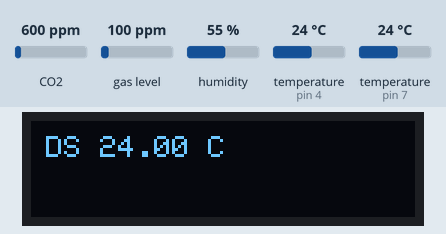
A sketch run on a simulated Arduino Uno, built with avr-gcc and run on an emulated ATmega328P. Shown: 128×32 one-colour display. Inputs (shaded band) come from the test bench; at power-on: CO2 600 ppm, temperature (sensors on pin 4, pin 7) 24 °C, humidity 55 %, gas level 100 ppm. The display library's start-up logo is not drawn; what the sketch prints to the serial monitor is not drawn.

Above: at 9.4 s.
9.5 s: CO2 set to 452 ppm
At 20.0 s:
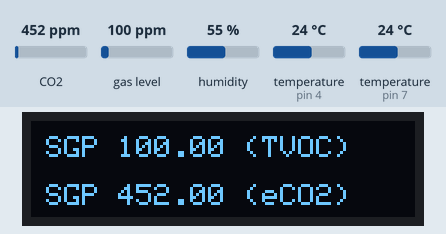
20.4 s: temperature (sensor on pin 4) set to 12 °C
At 30.9 s:
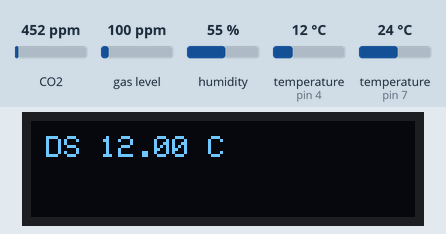
31.2 s: humidity set to 22 %
At 36.0 s:
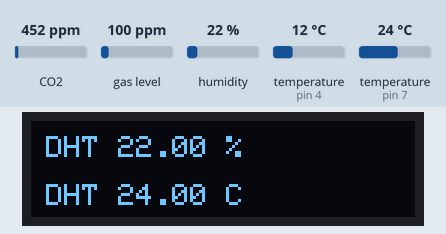
36.3 s: gas level set to 20 ppm
At 41.0 s:
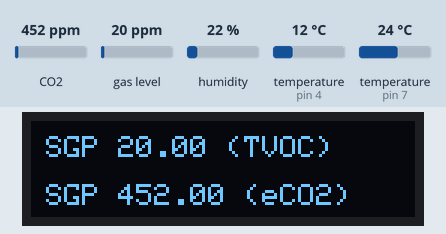
41.3 s: temperature (sensor on pin 4) set to 19 °C
At 51.0 s:
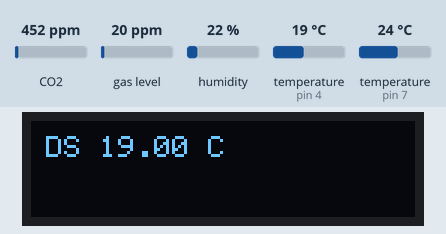
52.1 s: temperature (sensor on pin 7) set to 12 °C
At 56.1 s:
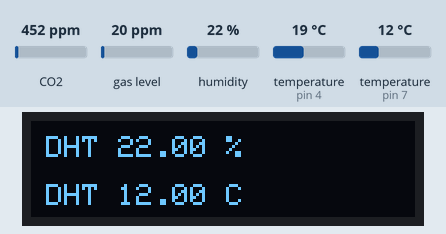
Timing chart, 0 to 57.6 s (numbered marks = the images above; inputs shaded):
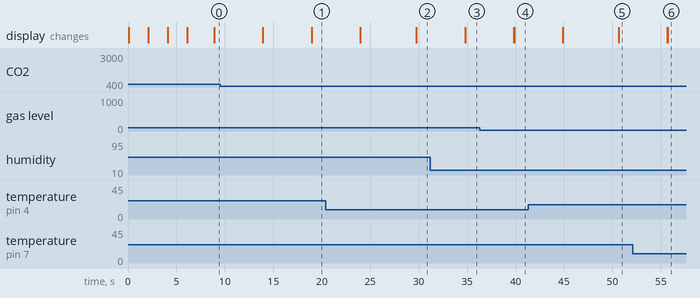

The sketch:

ds18b20-sgp30--display.ino
```cpp
#include <Wire.h>
#include <Adafruit_SSD1306.h>
#include "Adafruit_SGP30.h"
#include <OneWire.h>
#include <DallasTemperature.h>
#include <DHT.h>

// Data wire is conntec to the Arduino digital pin 4
#define ONE_WIRE_BUS 4
#define SCREEN_WIDTH 128 // OLED display width, in pixels
#define SCREEN_HEIGHT 32 // OLED display height, in pixels
#define DHTPIN 7     // DHT pin
#define DHTTYPE DHT22   // DHT 22  (AM2302)
#define OLED_RESET     4 // Reset pin # (or -1 if sharing Arduino reset pin)
#define SCREEN_ADDRESS 0x3C //< See datasheet for Address; 0x3D for 128x64, 0x3C for 128x32

Adafruit_SGP30 sgp;
DHT dht(DHTPIN, DHTTYPE); // Initialize DHT sensor for normal 16mhz Arduino

// Setup a oneWire instance to communicate with any OneWire devices (DS18b20)
OneWire oneWire(ONE_WIRE_BUS);

// Pass our oneWire reference to Dallas Temperature sensor
DallasTemperature sensors(&oneWire);

Adafruit_SSD1306 display(SCREEN_WIDTH, SCREEN_HEIGHT, &Wire, OLED_RESET);

/* return absolute humidity [mg/m^3] with approximation formula
* @param temperature [°C]
* @param humidity [%RH]
*/
uint32_t getAbsoluteHumidity(float temperature, float humidity) {
    // approximation formula from Sensirion SGP30 Driver Integration chapter 3.15
    const float absoluteHumidity = 216.7f * ((humidity / 100.0f) * 6.112f * exp((17.62f * temperature) / (243.12f + temperature)) / (273.15f + temperature)); // [g/m^3]
    const uint32_t absoluteHumidityScaled = static_cast<uint32_t>(1000.0f * absoluteHumidity); // [mg/m^3]
    return absoluteHumidityScaled;
}

float hum;  //Stores humidity value
float temp; //Stores temperature value
int sgpCounter = 0;


void initSGP30() {
  if (! sgp.begin()){
    printMessage("SGP30 sensor not found :(");
    while (1);
  }
  printMessage("Found SGP30");
  // If you have a baseline measurement from before you can assign it to start, to 'self-calibrate'
  // sgp.setIAQBaseline(0x8E68, 0x8F41);  // Will vary for each sensor!
}


void initDHT22() {
  dht.begin();
  printMessage("Found DHT22");
}

void initDS18B20() {
  sensors.begin();
  printMessage("Found DS18B20");
}

void initSSD1306() {
  if(!display.begin(SSD1306_SWITCHCAPVCC, SCREEN_ADDRESS)) {
    Serial.println(F("SSD1306 allocation failed"));
    for(;;); // Don't proceed, loop forever
  }

  // Show initial display buffer contents on the screen --
  // the library initializes this with an Adafruit splash screen.
  display.display();

  // Clear the buffer
  display.clearDisplay();
  display.setTextSize(1);
  display.setTextColor(SSD1306_WHITE);
  printMessage("Found SSD1306");
}


void readDS18b20() {
  sensors.requestTemperatures();
  float temperature = sensors.getTempCByIndex(0);
  display.clearDisplay();
  displayValue("DS ", temperature, " C", 1);
}

void readDHT22() {
  //Read data and store it to variables hum and temp
  hum = dht.readHumidity();
  temp= dht.readTemperature();
  display.clearDisplay();
  displayValue("DHT ", hum, " %", 1);
  displayValue("DHT ", temp, " C", 2);
}

void readSGP30() {
  sgp.setHumidity(getAbsoluteHumidity(temp, hum));

  if (! sgp.IAQmeasure()) {
    Serial.println("Measurement failed");
    return;
  }

  display.clearDisplay();
  displayValue("SGP ", sgp.TVOC, " (TVOC)", 1);
  displayValue("SGP ", sgp.eCO2, " (eCO2)", 2);
  delay(5000);

  if (! sgp.IAQmeasureRaw()) {
    Serial.println("Raw Measurement failed");
    return;
  }

  display.clearDisplay();
  displayValue("SGP ", sgp.rawH2, " H2",1);
  displayValue("SGP ", sgp.rawEthanol, " Eth",2);
  delay(5000);

  sgpCounter++;
  if (sgpCounter == 30) {
    sgpCounter = 0;

    uint16_t TVOC_base, eCO2_base;
    if (! sgp.getIAQBaseline(&eCO2_base, &TVOC_base)) {
      printMessage("Failed to get baseline readings");
      return;
    }
    Serial.print("****Baseline values: eCO2: 0x");
    Serial.print(eCO2_base, HEX);
    Serial.print(" & TVOC: 0x");
    Serial.println(TVOC_base, HEX);
  }
}

void displayValue(String type, float value, String unit, uint8_t line) {
  if(line == 1) {
    display.setCursor(5, 5);
  } else {
    display.setCursor(5, 21);
  }
  display.print(type);
  display.print(value);
  display.print(unit);
  display.display();
  Serial.print(type);
  Serial.print(value);
  Serial.println(unit);
}

void printMessage(String message) {
  display.clearDisplay();
  display.setCursor(15, 10);
  display.print(message);
  display.display();
  Serial.println(message);
}


void setup() {
  Serial.begin(9600);

  while (!Serial) { delay(10); } // Wait for serial console to open!

  initSSD1306();
  delay(2000);
  initSGP30();
  delay(2000);
  initDHT22();
  delay(2000);
  initDS18B20();
  delay(2000);
}


void loop() {

  readDS18b20();
  delay(5000);
  readDHT22();
  delay(5000);
  readSGP30();
}
```
